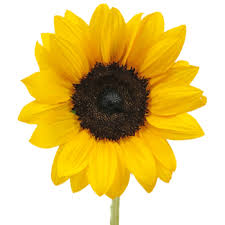
%> input picture sunflower.jpg, 225 x 225 px
$ octave gradient.m   (GNU Octave 9; MATLAB toolbox functions it lacks are replaced by stand-ins)
%> lines starting %> are read from the running program, lines starting %| are printed output that depends on the picture
close all;
clc
img = imread('sunflower.jpg');
%> img is the input picture: size 225x225x3 uint8; mean R, G, B 227.8, 204.2, 129.4
img = double(img);
%> img: size 225x225x3 double
% roberts filter %
w1 = [1 0; -1 0];
w2 = [1 -1; 0 0];
[row, col] = size(img);
%> row = 225; col = 675
for i = 2:1:row-1
    for j= 2:1:col-1
        % x gradient
        x_grad_img(i, j) = w1(1) * img(i, j) + w1(2) * img(i,j+1) + ...
                            w1(3) * img(i+1, j) + w1(4) * img(i+1, j+1); % x gradient mask
        % y gradient
        y_grad_img(i, j) = w2(1) * img(i, j) + w2(2) * img(i,j+1) + ...
                       w2(3) * img(i+1, j) + w2(4) * img(i+1, j+1); % y gradient mask
    end
end
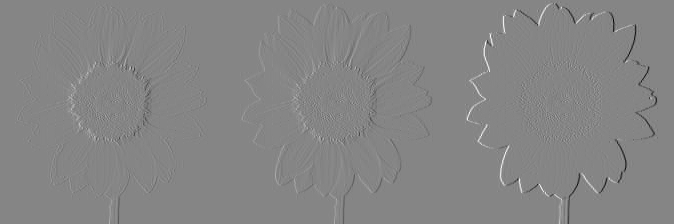
%> x_grad_img: size 224x674 double; min -253, max 230, mean 0; drawn with min black and max white
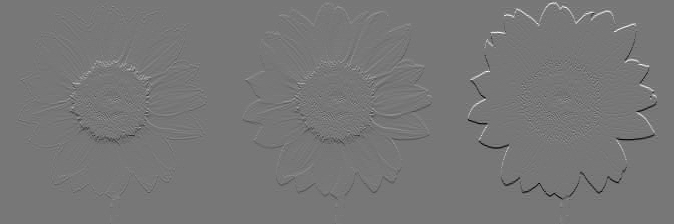
%> y_grad_img: size 224x674 double; min -207, max 234, mean 0; drawn with min black and max white
figure(1);imshow(uint8(x_grad_img));
%> after `imshow(uint8(x_grad_img))`:
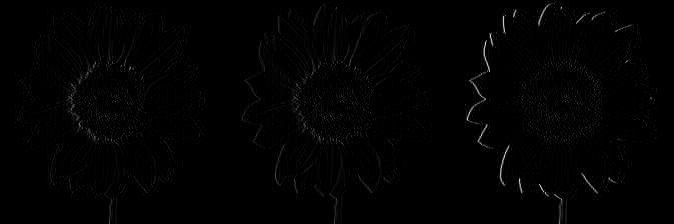
%> displayed picture: size 224x674, on the screen's scale of 0 to 255; min 0, max 230, mean 2.1
figure(2);imshow(uint8(y_grad_img));
%> after `imshow(uint8(y_grad_img))`:
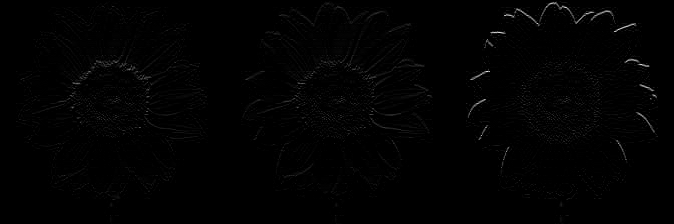
%> displayed picture: size 224x674, on the screen's scale of 0 to 255; min 0, max 234, mean 2

final_image = x_grad_img + y_grad_img;

figure(3);imshow(uint8(final_image));
%> after `imshow(uint8(final_image))`:
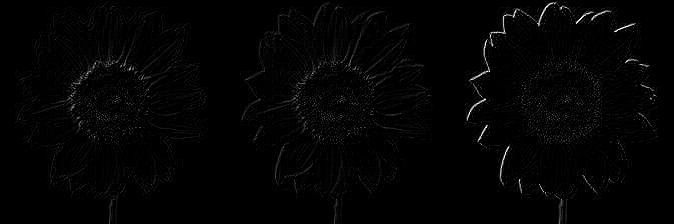
%> displayed picture: size 224x674, on the screen's scale of 0 to 255; min 0, max 255, mean 3.3
